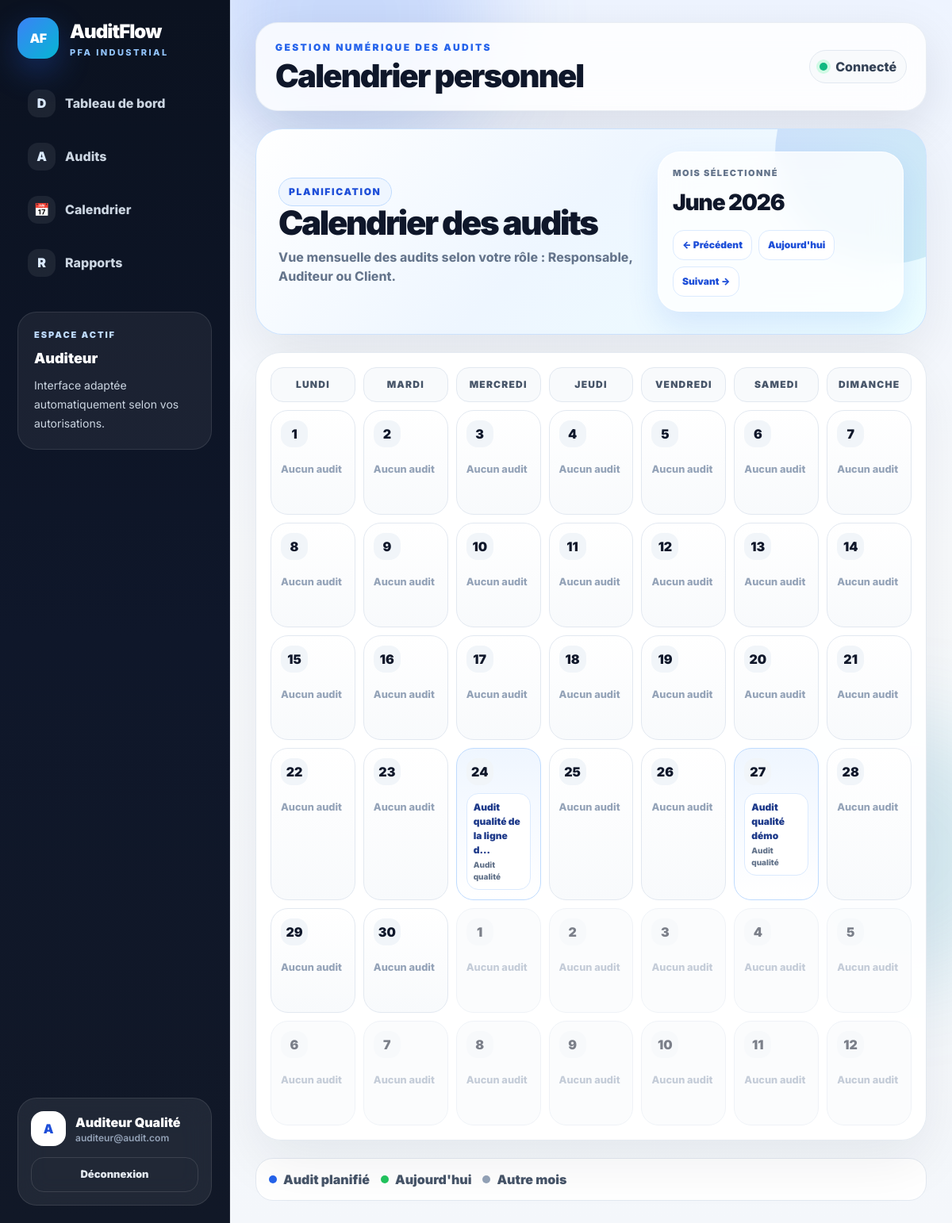
/calendrier/?year=2026&month=6 (signed in), run on the app's committed database.
### audit/models.py (models this page shows, shortened)
class Profile(models.Model):
    ROLE_CHOICES = [
        ('RESPONSABLE', 'Responsable Audit'),
        ('AUDITEUR', 'Auditeur'),
        ('CLIENT', 'Client'),
    ]
    user = models.OneToOneField(User, on_delete=models.CASCADE, related_name='profile')
    role = models.CharField(max_length=20, choices=ROLE_CHOICES, default='AUDITEUR')
    telephone = models.CharField(max_length=30, blank=True)

class Audit(models.Model):
    TYPE_CHOICES = [
        ('QUALITE', 'Audit qualité'),
        ('SECURITE', 'Audit sécurité'),
        ('ENVIRONNEMENT', 'Audit environnement'),
        ('INTERNE', 'Audit interne'),
    ]
    titre = models.CharField(max_length=150)
    type_audit = models.CharField(max_length=30, choices=TYPE_CHOICES, default='QUALITE')
    date_audit = models.DateField()
    description = models.TextField(blank=True)
    client = models.ForeignKey(
        User,
        on_delete=models.SET_NULL,
        null=True,
        blank=True,
        related_name='audits_client',
        help_text='Client ou département demandeur concerné par cet audit.'
    )
    auditeur = models.ForeignKey(
        User,
        on_delete=models.SET_NULL,
        null=True,
        blank=True,
        related_name='audits_affectes'
    )
    created_by = models.ForeignKey(
        User,
        on_delete=models.SET_NULL,
        null=True,
        blank=True,
        related_name='audits_crees'
    )
    created_at = models.DateTimeField(auto_now_add=True)
    class Meta:
        ordering = ['-date_audit']

### audit/views.py (the view, shortened to what this page needs)
# urls.py: path('calendrier/', views.calendar_view, name='calendrier'),
@login_required
def calendar_view(request):
    import calendar as cal
    user = request.user
    role = get_user_role(user)
    if role == 'AUDITEUR':
        audits = Audit.objects.filter(auditeur=user)
    elif role == 'CLIENT':
        audits = Audit.objects.filter(client=user)
    else:
        audits = Audit.objects.all()
    today = datetime.now().date()
    year = int(request.GET.get('year', today.year))
    month = int(request.GET.get('month', today.month))
    days_matrix = cal.monthcalendar(year, month)
    audits_by_date = {}
    month_start = datetime(year, month, 1).date()
    if month == 12:
        month_end = datetime(year + 1, 1, 1).date() - timedelta(days=1)
    else:
        month_end = datetime(year, month + 1, 1).date() - timedelta(days=1)
    month_audits = audits.filter(date_audit__gte=month_start, date_audit__lte=month_end)
    for audit in month_audits:
        if audit.date_audit not in audits_by_date:
            audits_by_date[audit.date_audit] = []
        audits_by_date[audit.date_audit].append(audit)
    calendar_days = []
    weekday_start = cal.monthrange(year, month)[0]  # 0=Monday, 6=Sunday
    if month == 1:
        prev_month = 12
        prev_year = year - 1
    else:
        prev_month = month - 1
        prev_year = year
    prev_month_days = cal.monthrange(prev_year, prev_month)[1]
    for day in range(1, cal.monthrange(year, month)[1] + 1):
        current_date = datetime(year, month, day).date()
        calendar_days.append({
            'day': day,
            'date': current_date,
            'is_other_month': False,
            'is_today': current_date == today,
            'audits': audits_by_date.get(current_date, [])
        })
    next_days = 42 - len(calendar_days)  # 6 lignes × 7 jours
    if month == 12:
        next_month = 1
        next_year = year + 1
    else:
        next_month = month + 1
        next_year = year
    for day in range(1, next_days + 1):
        next_date = datetime(next_year, next_month, day).date()
        calendar_days.append({
            'day': day,
            'date': next_date,
            'is_other_month': True,
            'is_today': False,
            'audits': audits_by_date.get(next_date, [])
        })
    if month == 1:
        prev_month_url = f"?year={year-1}&month=12"
    else:
        prev_month_url = f"?year={year}&month={month-1}"
    if month == 12:
        next_month_url = f"?year={year+1}&month=1"
    else:
        next_month_url = f"?year={year}&month={month+1}"
    context = {
        'calendar_days': calendar_days,
        'today': today,
        'current_month': f"{cal.month_name[month]} {year}",
        'year': year,
        'month': month,
        'prev_month_url': prev_month_url,
        'next_month_url': next_month_url,
    }
    return render(request, 'audit/calendar.html', context)

### audit/views.py (called while the page is built)
def get_user_role(user):
    profile, _ = Profile.objects.get_or_create(user=user, defaults={'role': 'CLIENT'})
    return profile.role

### templates/audit/calendar.html (shortened to what this page needs)
{% extends "audit/base.html" %}
{% block page_title %}Calendrier personnel{% endblock %}
{% block content %}
<div class="calendar-premium">
    <div class="calendar-hero-pro reveal-card">
        <div>
            <span class="calendar-tag">Planification</span>
            <h2>Calendrier des audits</h2>
            <p>Vue mensuelle des audits selon votre rôle : Responsable, Auditeur ou Client.</p>
        </div>
        <div class="month-box">
            <span>Mois sélectionné</span>
            <strong>{{ current_month }}</strong>
            <div class="month-nav">
                <a href="{{ prev_month_url }}">← Précédent</a>
                <a href="{% url 'calendar' %}">Aujourd'hui</a>
                <a href="{{ next_month_url }}">Suivant →</a>
            </div>
        </div>
    </div>
    <div class="calendar-grid-card reveal-card">
        <div class="calendar-weekdays">
            <div>Lundi</div><div>Mardi</div><div>Mercredi</div><div>Jeudi</div><div>Vendredi</div><div>Samedi</div><div>Dimanche</div>
        </div>
        <div class="calendar-grid-pro">
            {% for day in calendar_days %}
                <div class="calendar-day-pro {% if day.is_other_month %}muted-day{% endif %} {% if day.is_today %}today-day{% endif %} {% if day.audits %}busy-day{% endif %}">
                    <div class="day-head">
                        <span>{{ day.day }}</span>
                    </div>
                    <div class="day-events">
                        {% for audit in day.audits %}
                            <a href="{% url 'audits_list' %}" class="event-pill">
                                <strong>{{ audit.titre|truncatechars:28 }}</strong>
                                <small>{{ audit.get_type_audit_display }}</small>
                            </a>
                        {% empty %}
                            <small class="no-event">Aucun audit</small>
                        {% endfor %}
                    </div>
                </div>
            {% endfor %}
        </div>
    </div>
    <div class="calendar-legend">
        <span><i class="dot-blue"></i> Audit planifié</span>
        <span><i class="dot-green"></i> Aujourd'hui</span>
        <span><i class="dot-gray"></i> Autre mois</span>
    </div>
</div>
{% endblock %}

### templates/audit/base.html (shortened to what this page needs)
{% load static %}
<!DOCTYPE html>
<html lang="fr">
<head>
    <script src="https://cdn.tailwindcss.com"></script>
    <link rel="stylesheet" href="{% static 'audit/css/style.css' %}">
</head>
<body class="app-bg">
<div class="shell">
    <div class="orb one"></div>
    <aside class="sidebar">
        <a href="{% url 'dashboard' %}" class="brand">
            <div class="brand-logo pulse-soft">AF</div>
            <div>
                <div class="brand-title">AuditFlow</div>
                <div class="brand-sub">PFA Industrial</div>
            </div>
        </a>
        <nav class="nav">
            <a href="{% url 'dashboard' %}"
               class="nav-link {% if request.resolver_match.url_name == 'dashboard' %}nav-active{% endif %}">
                <span class="nav-ico">D</span>
                <span>Tableau de bord</span>
            </a>
            <a href="{% url 'audits_list' %}"
               class="nav-link {% if 'audit' in request.resolver_match.url_name %}nav-active{% endif %}">
                <span class="nav-ico">A</span>
                <span>Audits</span>
            </a>
            <a href="{% url 'calendar' %}"
               class="nav-link {% if request.resolver_match.url_name == 'calendar' %}nav-active{% endif %}">
                <span class="nav-ico">📅</span>
                <span>Calendrier</span>
            </a>
            <a href="{% url 'rapports_list' %}"
               class="nav-link {% if 'rapport' in request.resolver_match.url_name %}nav-active{% endif %}">
                <span class="nav-ico">R</span>
                <span>Rapports</span>
            </a>
        </nav>
        <div class="mt-8 rounded-[24px] border border-white/10 bg-white/[.06] p-5">
            <p class="text-[11px] font-black uppercase tracking-[.18em] text-blue-200">
                Espace actif
            </p>
            <p class="mt-2 text-lg font-black">
                {{ user.profile.get_role_display }}
            </p>
            <p class="mt-2 text-sm leading-6 text-slate-300">
                Interface adaptée automatiquement selon vos autorisations.
            </p>
        </div>
        <div class="sidebar-card">
            <div class="flex items-center gap-3">
                <div class="avatar">
                    {{ user.first_name|first|default:user.username|first|upper }}
                </div>
                <div class="min-w-0">
                    <p class="truncate font-black">
                        {{ user.get_full_name|default:user.username }}
                    </p>
                    <p class="truncate text-xs font-semibold text-slate-400">
                        {{ user.email }}
                    </p>
                </div>
            </div>
            <a href="{% url 'logout' %}" class="logout-link">
                Déconnexion
            </a>
        </div>
    </aside>
    <main class="main">
        <header class="topbar fade-up">
            <div>
                <p class="eyebrow">
                    Gestion numérique des audits
                </p>
                <h1 class="page-title">
                    {% block page_title %}{% endblock %}
                </h1>
            </div>
            <div class="flex flex-wrap items-center gap-3">
                <div class="user-chip">
                    <span class="online-dot"></span>
                    Connecté
                </div>
            </div>
        </header>
        <section class="fade-up delay-2">
            {% block content %}
            {% endblock %}
        </section>
    </main>
</div>
</body>
</html>

### data on the page
Audit: titre "Audit qualité de la ligne d…", type_audit "Audit qualité"
Audit: titre "Audit qualité démo", type_audit "Audit qualité"

### other printed values
{{ user.profile.get_role_display }} "Auditeur"
{{ user.first_name|first|default:user.username|first|upper }} "A"
{{ user.get_full_name|default:user.username }} "Auditeur Qualité"
{{ user.email }} "auditeur@audit.com"
{{ current_month }} "June 2026"
{{ day.day }} "1" "2" "3" "4" "5" "6" "7" "8" "9" "10" "11" "12" "13" "14" "15" "16" "17" "18" "19" "20" "21" "22" "23" "24" "25" "26" "27" "28" "29" "30" "1" "2" "3" "4" "5" "6" "7" "8" "9" "10" "11" "12"
